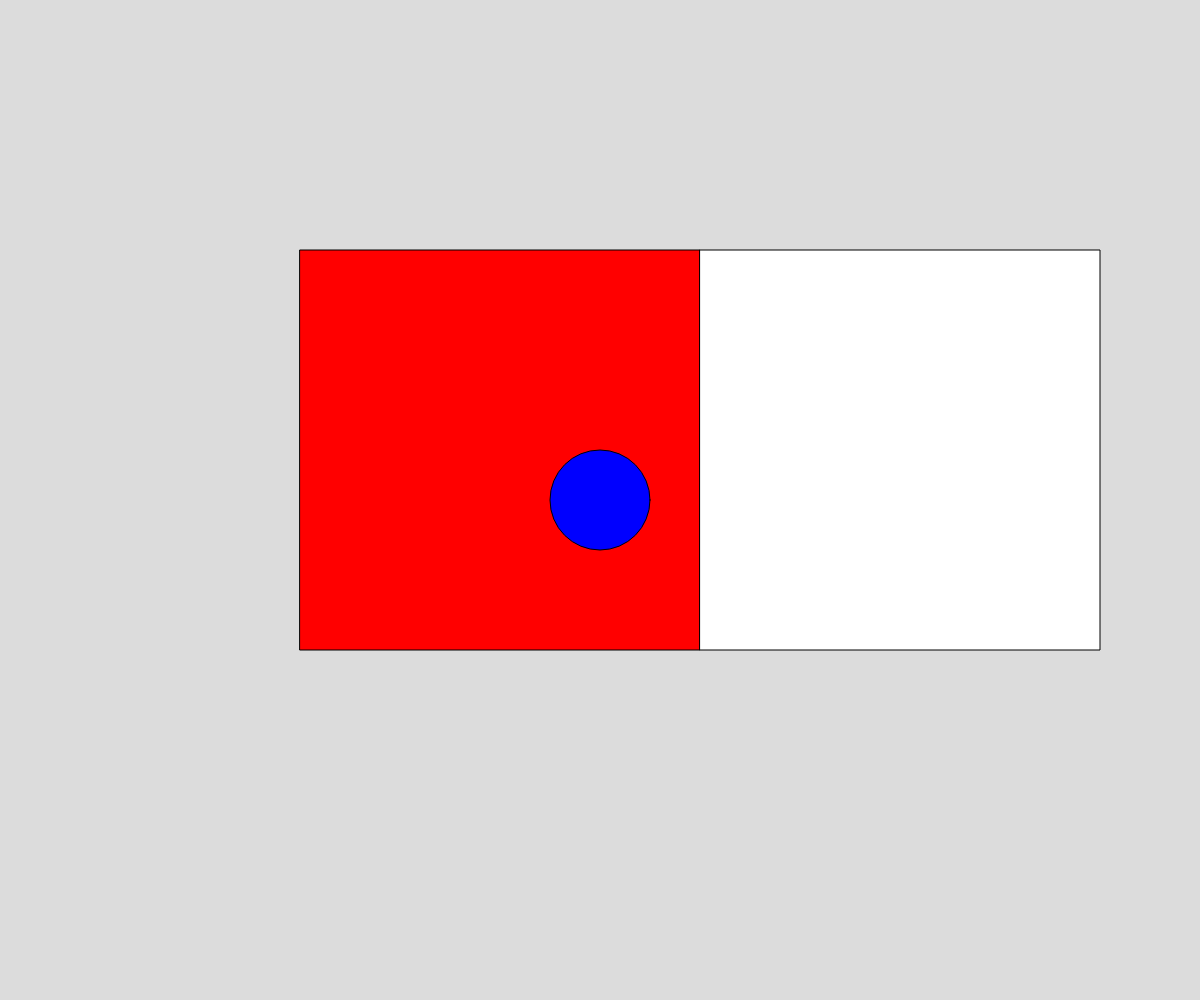
Frame 1 (no input)
Frame 60 (no input): identical to frame 1, image omitted
Frame 120 (the mouse pressed at the canvas centre since frame 60): identical to frame 1, image omitted

The p5.js sketch that drew this single still picture (run headless with seeded random() and noise() and a simulated clock; from frame 60 on, the mouse is pressed at the canvas centre):

// p5.js sketch
// ── sketch.js
// A1 Character
// Jacob Rivera
// 29 Feb 2024
//
// Extra for Experts:
// - describe what you did to take this project "above and beyond"


function setup() {
  createCanvas(windowWidth, windowHeight);
}

function draw() {
  background(220);
  fill("red");
  rect(width/4,height/4, 400, 400);
  fill("white");
  rect(width/4+400,height/4, 400, 400);
  fill("blue");
  circle(width/2, height/2, 100);

}
